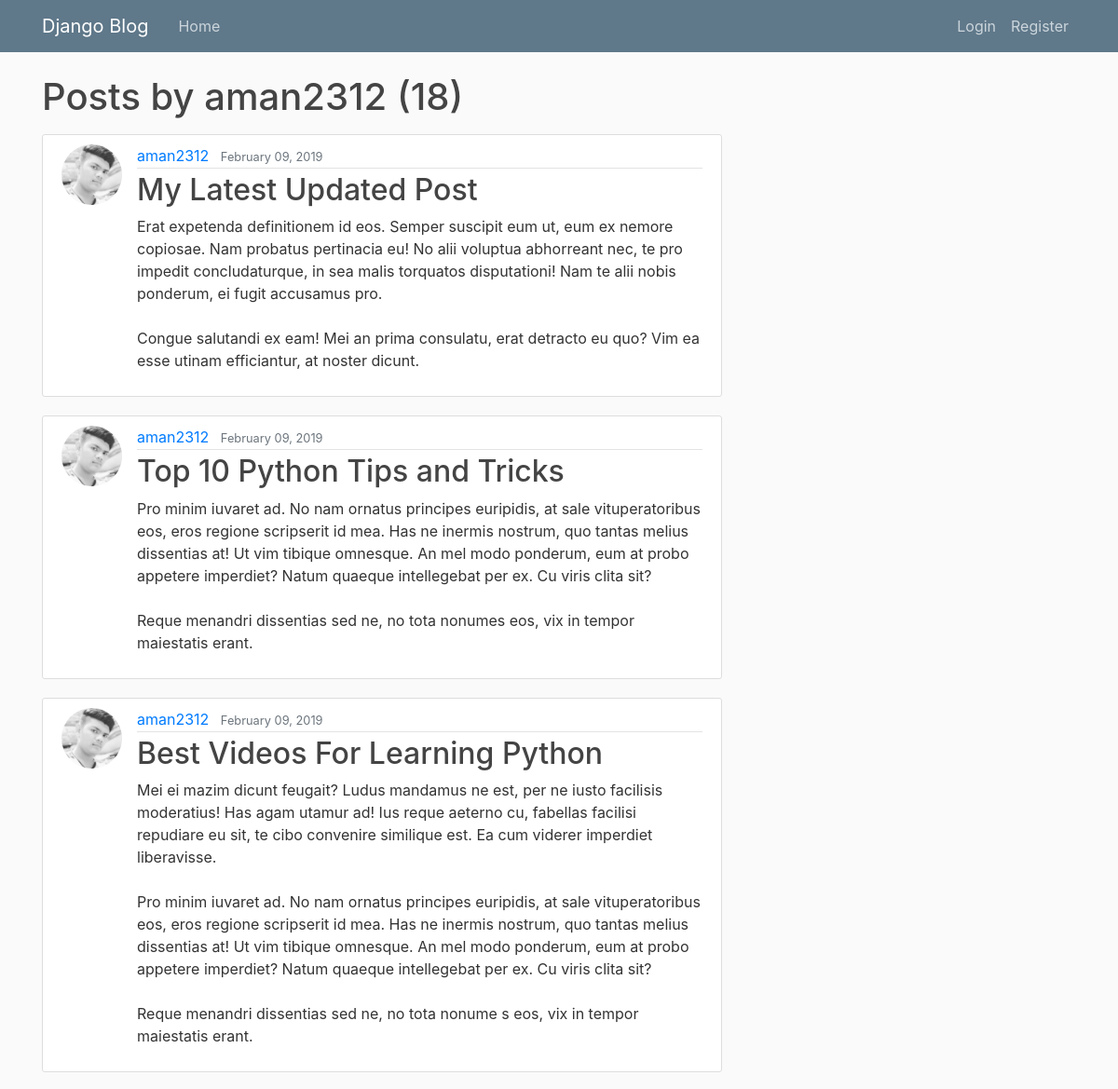
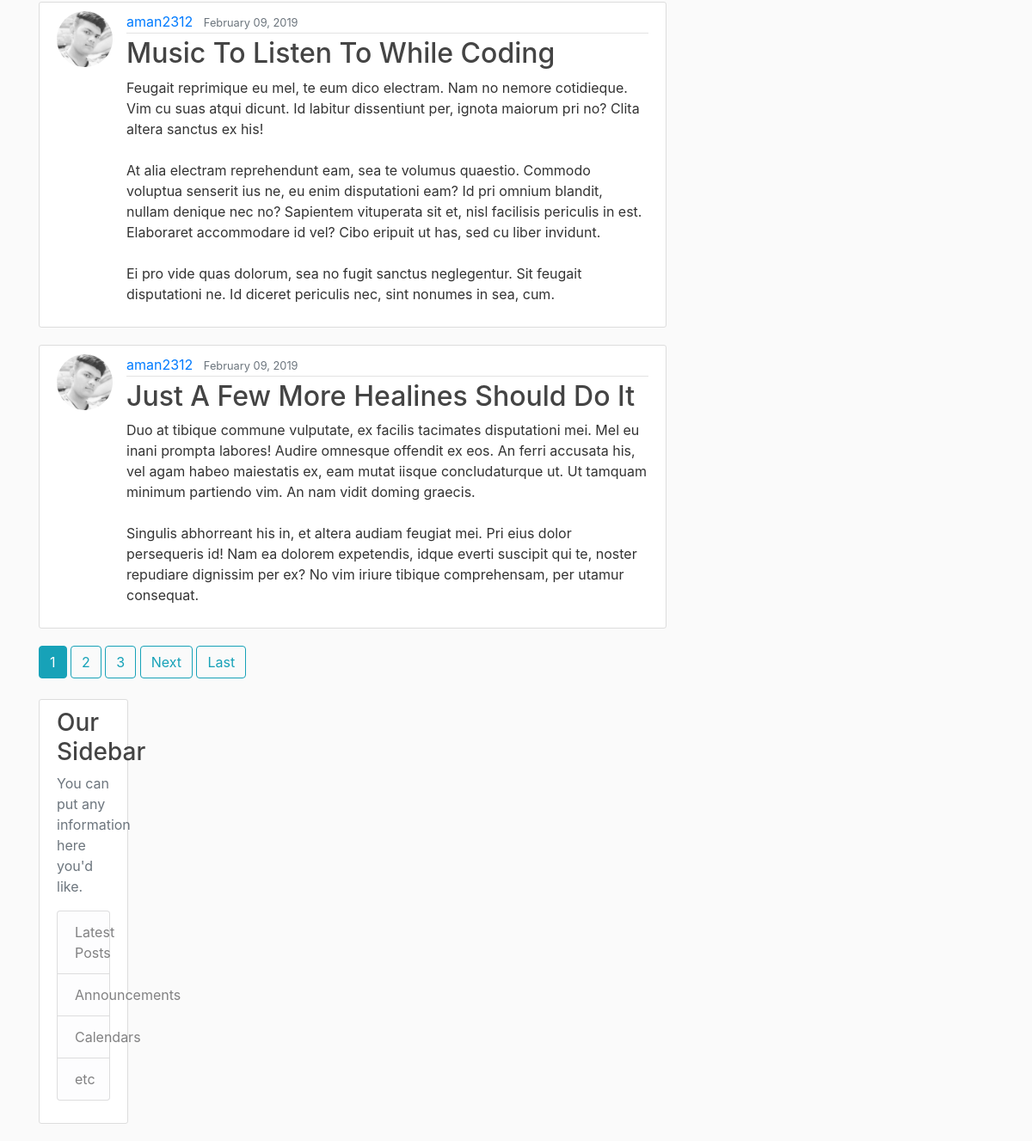
Page /user/aman2312 on the committed database (2 pictures, top to bottom).
### blog/models.py (models this page shows, shortened)
class Post(models.Model):
    title = models.CharField(max_length = 100)
    content = models.TextField()
    date_posted = models.DateTimeField(default=timezone.now)
    author = models.ForeignKey(User, on_delete=models.CASCADE)

### users/models.py (models this page shows, shortened)
class Profile(models.Model):
    user = models.OneToOneField(User , on_delete = models.CASCADE)
    image = models.ImageField(default = 'default.jpg' , upload_to = 'profile_pics')

### blog/views.py (the view)
# urls.py: path('user/<str:username>', UserPostListView.as_view(), name='user-posts'),
class UserPostListView(ListView):
    model = Post
    template_name = 'blog/user_posts.html'  # <app>/<model>_<viewtype>.html
    context_object_name = 'posts'
    paginate_by = 5
    def get_queryset(self):
        user = get_object_or_404(User, username=self.kwargs.get('username'))
        return Post.objects.filter(author=user).order_by('-date_posted')

### blog/templates/blog/user_posts.html (shortened to what this page needs)
{% extends "blog/base.html"%}
{% block content %}
	<h1 class="mb-3">Posts by {{ view.kwargs.username }} ({{ page_obj.paginator.count }})</h1>
	{% for post in posts %}
		<article class="media content-section">
		<img class = "rounded-circle article-img" src = "{{ post.author.profile.image.url }}">
		  <div class="media-body">
		    <div class="article-metadata">
		      <a class="mr-2" href="{% url 'user-posts' post.author.username %}">{{ post.author }}</a>
		      <small class="text-muted">{{ post.date_posted|date:"F d, Y" }}</small>
		    </div>
		    <h2><a class="article-title" href="{% url 'post-detail' post.id %}" >{{ post.title }}</a></h2>
		    <p class="article-content">{{ post.content }}</p>
		  </div>
		</article>
	{% endfor %}
	{% if is_paginated %}
		{% for num in page_obj.paginator.page_range %}
			{% if page_obj.number == num %}
				<a class="btn btn-info mb-4" href="?page={{ num }}">{{ num }}<a>
			{% elif num > page_obj.number|add:'-3' and num < page_obj.number|add:'3'  %}
				<a class="btn btn-outline-info mb-4" href="?page={{ num }}">{{ num }}<a>
			{% endif %}
		{% endfor %}
		{% if page_obj.has_next %}
			<a class="btn btn-outline-info mb-4" href="?page={{ page_obj.next_page_number }}">Next<a>
			<a class="btn btn-outline-info mb-4" href="?page={{ page_obj.paginator.num_pages }}">Last<a>
		{% endif %}
	{% endif %}
{% endblock content %}

### blog/static/blog/main.css (style rules this page uses)
body { background: #fafafa; color: #333333; margin-top: 5rem; }
h1, h2, h3, h4, h5, h6 { color: #444444; }
.content-section { background: #ffffff; padding: 10px 20px; border: 1px solid #dddddd; border-radius: 3px; margin-bottom: 20px; }
.article-title { color: #444444; }
.article-content { white-space: pre-line; }
.article-img { height: 65px; width: 65px; margin-right: 16px; }
.article-metadata { padding-bottom: 1px; margin-bottom: 4px; border-bottom: 1px solid #e3e3e3 }

### rows in the picture
Post: author.profile.image (picture), author "aman2312", date_posted "February 09, 2019", title "My Latest Updated Post", content "Erat expetenda definitionem id eos. Semper suscipit eum ut, eum ex nemore copiosae. Nam probatus pertinacia eu! No alii voluptua abhorreant nec, te pro impedit concludaturque, in sea malis torquatos disputationi! Nam te alii nobis ponderum, ei fugit accusamus pro. Congue salutandi ex eam! Mei an prima consulatu, erat detracto eu quo? Vim ea esse utinam efficiantur, at noster dicunt."
Post: author.profile.image (picture), author "aman2312", date_posted "February 09, 2019", title "Top 10 Python Tips and Tricks", content "Pro minim iuvaret ad. No nam ornatus principes euripidis, at sale vituperatoribus eos, eros regione scripserit id mea. Has ne inermis nostrum, quo tantas melius dissentias at! Ut vim tibique omnesque. An mel modo ponderum, eum at probo appetere imperdiet? Natum quaeque intellegebat per ex. Cu viris clita sit? Reque menandri dissentias sed ne, no tota nonumes eos, vix in tempor maiestatis erant."
Post: author.profile.image (picture), author "aman2312", date_posted "February 09, 2019", title "Best Videos For Learning Python", content "Mei ei mazim dicunt feugait? Ludus mandamus ne est, per ne iusto facilisis moderatius! Has agam utamur ad! Ius reque aeterno cu, fabellas facilisi repudiare eu sit, te cibo convenire similique est. Ea cum viderer imperdiet liberavisse. Pro minim iuvaret ad. No nam ornatus principes euripidis, at sale vituperatoribus eos, eros regione scripserit id mea. Has ne inermis nostrum, quo tantas melius dissentias at! Ut vim tibique omnesque. An mel modo ponderum, eum at probo appetere imperdiet? Natum quaeque intellegebat per ex. Cu viris clita sit? Reque menandri dissentias sed ne, no tota nonume s eos, vix in tempor maiestatis erant."
Post: author.profile.image (picture), author "aman2312", date_posted "February 09, 2019", title "Music To Listen To While Coding", content "Feugait reprimique eu mel, te eum dico electram. Nam no nemore cotidieque. Vim cu suas atqui dicunt. Id labitur dissentiunt per, ignota maiorum pri no? Clita altera sanctus ex his! At alia electram reprehendunt eam, sea te volumus quaestio. Commodo voluptua senserit ius ne, eu enim disputationi eam? Id pri omnium blandit, nullam denique nec no? Sapientem vituperata sit et, nisl facilisis periculis in est. Elaboraret accommodare id vel? Cibo eripuit ut has, sed cu liber invidunt. Ei pro vide quas dolorum, sea no fugit sanctus neglegentur. Sit feugait disputationi ne. Id diceret periculis nec, sint nonumes in sea, cum."
Post: author.profile.image (picture), author "aman2312", date_posted "February 09, 2019", title "Just A Few More Healines Should Do It", content "Duo at tibique commune vulputate, ex facilis tacimates disputationi mei. Mel eu inani prompta labores! Audire omnesque offendit ex eos. An ferri accusata his, vel agam habeo maiestatis ex, eam mutat iisque concludaturque ut. Ut tamquam minimum partiendo vim. An nam vidit doming graecis. Singulis abhorreant his in, et altera audiam feugiat mei. Pri eius dolor persequeris id! Nam ea dolorem expetendis, idque everti suscipit qui te, noster repudiare dignissim per ex? No vim iriure tibique comprehensam, per utamur consequat."

### other values in the picture
{{ view.kwargs.username }} "aman2312"
{{ page_obj.paginator.count }} "18"
{{ num }} "1"
{{ num }} "2" "3"
